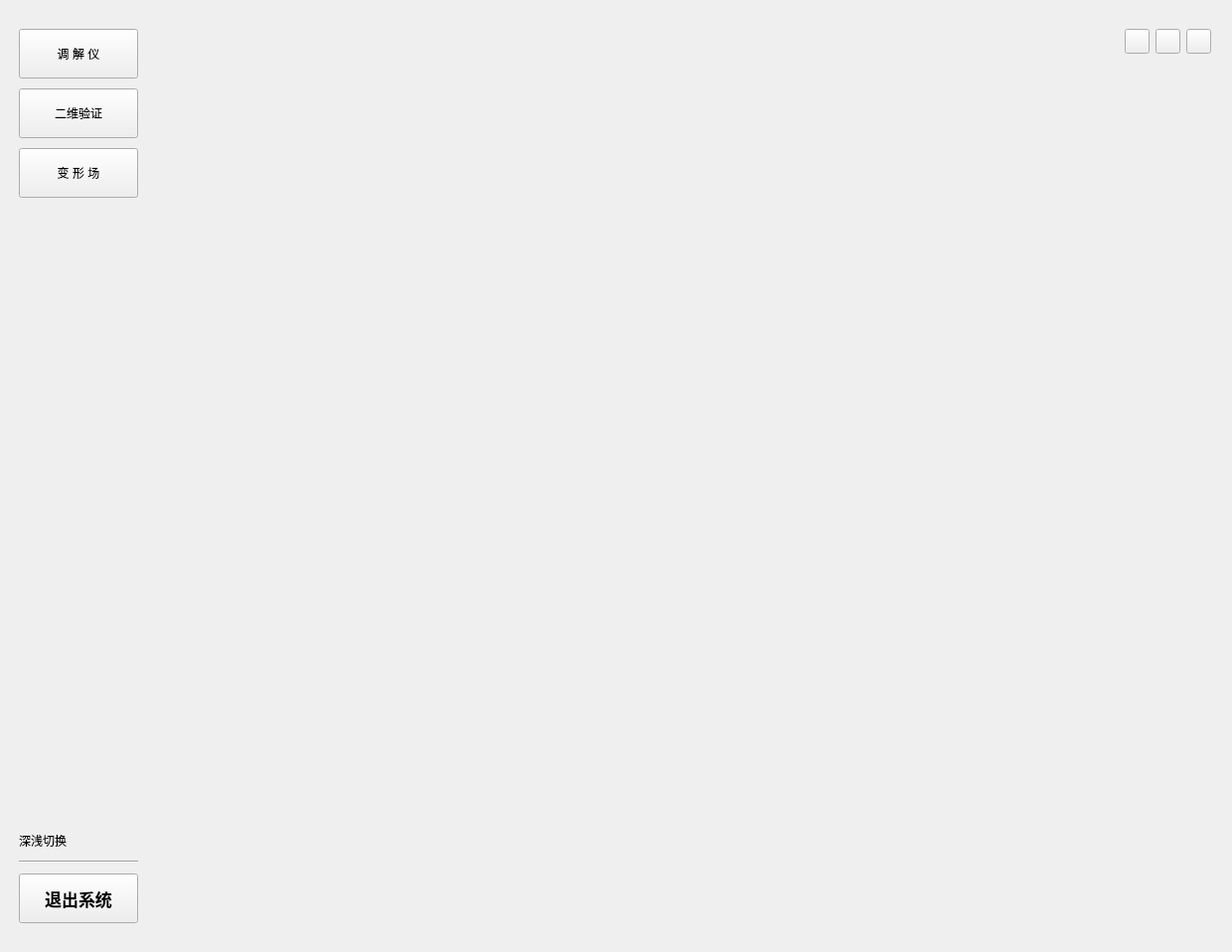
<?xml version="1.0" encoding="UTF-8"?>
<ui version="4.0">
 <class>OldMainWindow</class>
 <widget class="QMainWindow" name="OldMainWindow">
  <property name="geometry">
   <rect>
    <x>0</x>
    <y>0</y>
    <width>1240</width>
    <height>958</height>
   </rect>
  </property>
  <property name="windowTitle">
   <string>OldMainWindow</string>
  </property>
  <property name="windowIcon">
   <iconset resource="../../../res/resource.qrc">
    <normaloff>:/icon/icon/xidian_logo.jpg</normaloff>:/icon/icon/xidian_logo.jpg</iconset>
  </property>
  <property name="styleSheet">
   <string notr="true"/>
  </property>
  <widget class="QWidget" name="centralwidget">
   <property name="styleSheet">
    <string notr="true"/>
   </property>
   <layout class="QGridLayout" name="gridLayout_2">
    <item row="1" column="1">
     <widget class="QStackedWidget" name="stackedWidget">
      <property name="styleSheet">
       <string notr="true"/>
      </property>
     </widget>
    </item>
    <item row="0" column="1">
     <layout class="QHBoxLayout" name="horizontalLayout_3">
      <!-- 与左栏 20px 的 topMargin 对齐，避免窗口按钮比导航按钮高一截、视觉悬空 -->
      <property name="topMargin">
       <number>20</number>
      </property>
      <property name="rightMargin">
       <number>12</number>
      </property>
      <item>
       <spacer name="horizontalSpacer">
        <property name="orientation">
         <enum>Qt::Horizontal</enum>
        </property>
        <property name="sizeHint" stdset="0">
         <size>
          <width>40</width>
          <height>20</height>
         </size>
        </property>
       </spacer>
      </item>
      <item>
       <widget class="QPushButton" name="pbtn_Minimize">
        <property name="minimumSize">
         <size>
          <width>25</width>
          <height>25</height>
         </size>
        </property>
        <property name="maximumSize">
         <size>
          <width>25</width>
          <height>25</height>
         </size>
        </property>
        <property name="text">
         <string/>
        </property>
        <property name="toolTip">
         <string>最小化</string>
        </property>
        <property name="icon">
         <iconset resource="../../../res/resource.qrc">
          <normaloff>:/icon/icon/Win_Min.png</normaloff>:/icon/icon/Win_Min.png</iconset>
        </property>
        <property name="iconSize">
         <size>
          <width>14</width>
          <height>14</height>
         </size>
        </property>
       </widget>
      </item>
      <item>
       <widget class="QPushButton" name="pbtn_Full">
        <property name="minimumSize">
         <size>
          <width>25</width>
          <height>25</height>
         </size>
        </property>
        <property name="maximumSize">
         <size>
          <width>25</width>
          <height>25</height>
         </size>
        </property>
        <property name="text">
         <string/>
        </property>
        <property name="toolTip">
         <string>全屏切换</string>
        </property>
        <property name="icon">
         <iconset resource="../../../res/resource.qrc">
          <normaloff>:/icon/icon/Win_Max.png</normaloff>:/icon/icon/Win_Max.png</iconset>
        </property>
        <property name="iconSize">
         <size>
          <width>14</width>
          <height>14</height>
         </size>
        </property>
       </widget>
      </item>
      <item>
       <widget class="QPushButton" name="pbtn_Maximize">
        <property name="minimumSize">
         <size>
          <width>25</width>
          <height>25</height>
         </size>
        </property>
        <property name="maximumSize">
         <size>
          <width>25</width>
          <height>25</height>
         </size>
        </property>
        <property name="text">
         <string/>
        </property>
        <property name="toolTip">
         <string>关闭</string>
        </property>
        <property name="icon">
         <iconset resource="../../../res/resource.qrc">
          <normaloff>:/icon/icon/Win_Close.png</normaloff>:/icon/icon/Win_Close.png</iconset>
        </property>
        <property name="iconSize">
         <size>
          <width>14</width>
          <height>14</height>
         </size>
        </property>
       </widget>
      </item>
     </layout>
    </item>
    <item row="0" column="0" rowspan="2">
     <layout class="QVBoxLayout">
      <property name="spacing">
       <number>10</number>
      </property>
      <property name="leftMargin">
       <number>10</number>
      </property>
      <property name="topMargin">
       <number>20</number>
      </property>
      <property name="rightMargin">
       <number>10</number>
      </property>
      <property name="bottomMargin">
       <number>20</number>
      </property>
      <item>
       <widget class="QPushButton" name="pbtn_JieTiaoYi">
        <property name="minimumSize">
         <size>
          <width>0</width>
          <height>50</height>
         </size>
        </property>
        <property name="styleSheet">
         <string notr="true"/>
        </property>
        <property name="text">
         <string>调 解 仪</string>
        </property>
        <property name="icon">
         <iconset resource="../../../res/resource.qrc">
          <normaloff>:/icon/icon/Menu.png</normaloff>:/icon/icon/Menu.png</iconset>
        </property>
        <property name="iconSize">
         <size>
          <width>24</width>
          <height>24</height>
         </size>
        </property>
       </widget>
      </item>
      <item>
       <widget class="QPushButton" name="pbtn_2DPlot">
        <property name="sizePolicy">
         <sizepolicy hsizetype="Minimum" vsizetype="Fixed">
          <horstretch>0</horstretch>
          <verstretch>0</verstretch>
         </sizepolicy>
        </property>
        <property name="minimumSize">
         <size>
          <width>120</width>
          <height>50</height>
         </size>
        </property>
        <property name="baseSize">
         <size>
          <width>0</width>
          <height>0</height>
         </size>
        </property>
        <property name="styleSheet">
         <string notr="true"/>
        </property>
        <property name="text">
         <string>二维验证</string>
        </property>
        <property name="icon">
         <iconset resource="../../../res/resource.qrc">
          <normaloff>:/icon/icon/2D_Plot.png</normaloff>:/icon/icon/2D_Plot.png</iconset>
        </property>
        <property name="iconSize">
         <size>
          <width>24</width>
          <height>24</height>
         </size>
        </property>
       </widget>
      </item>
      <item>
       <widget class="QPushButton" name="pbtn_3DPlot">
        <property name="minimumSize">
         <size>
          <width>0</width>
          <height>50</height>
         </size>
        </property>
        <property name="styleSheet">
         <string notr="true"/>
        </property>
        <property name="text">
         <string>变 形 场</string>
        </property>
        <property name="icon">
         <iconset resource="../../../res/resource.qrc">
          <normaloff>:/icon/icon/3D_Plot.png</normaloff>:/icon/icon/3D_Plot.png</iconset>
        </property>
        <property name="iconSize">
         <size>
          <width>24</width>
          <height>24</height>
         </size>
        </property>
       </widget>
      </item>
      <item>
       <spacer name="verticalSpacer">
        <property name="orientation">
         <enum>Qt::Vertical</enum>
        </property>
        <property name="sizeHint" stdset="0">
         <size>
          <width>20</width>
          <height>40</height>
         </size>
        </property>
       </spacer>
      </item>
      <item>
       <layout class="QHBoxLayout" name="horizontalLayout">
        <item>
         <widget class="QLabel" name="label">
          <property name="text">
           <string>深浅切换</string>
          </property>
         </widget>
        </item>
        <item>
         <widget class="SwitchControl" name="switch_Style" native="true">
          <property name="minimumSize">
           <size>
            <width>0</width>
            <height>20</height>
           </size>
          </property>
          <property name="maximumSize">
           <size>
            <width>40</width>
            <height>16777215</height>
           </size>
          </property>
         </widget>
        </item>
       </layout>
      </item>
      <!-- 分隔线：把「退出系统」这个不可撤销的操作与上方的显示设置拉开。
           纯装饰控件，无 objectName 引用。 -->
      <item>
       <widget class="Line" name="line_SysSep">
        <property name="orientation">
         <enum>Qt::Horizontal</enum>
        </property>
       </widget>
      </item>
      <item>
       <widget class="QPushButton" name="pbtn_TurnOff">
        <property name="minimumSize">
         <size>
          <width>0</width>
          <height>50</height>
         </size>
        </property>
        <property name="font">
         <font>
          <family>黑体</family>
          <pointsize>13</pointsize>
          <weight>75</weight>
          <italic>false</italic>
          <bold>true</bold>
         </font>
        </property>
        <property name="text">
         <string>退出系统</string>
        </property>
        <property name="icon">
         <iconset resource="../../../res/resource.qrc">
          <normaloff>:/icon/icon/TurnOff.png</normaloff>:/icon/icon/TurnOff.png</iconset>
        </property>
        <property name="iconSize">
         <size>
          <width>24</width>
          <height>24</height>
         </size>
        </property>
       </widget>
      </item>
     </layout>
    </item>
   </layout>
  </widget>
 </widget>
 <customwidgets>
  <customwidget>
   <class>SwitchControl</class>
   <extends>QWidget</extends>
   <header>switchcontrol.h</header>
   <container>1</container>
  </customwidget>
 </customwidgets>
 <resources>
  <include location="../../../res/resource.qrc"/>
 </resources>
 <connections/>
</ui>
